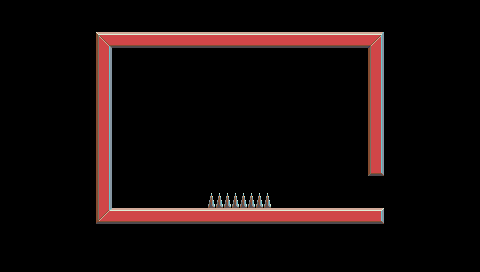

This game map was drawn from its Tiled (.tmx) file and the tilesets committed beside it. A one-line description and the full map source follow:
An orthogonal 30x17 tile map with 16x16 px tiles, 2 tile layers (Tiles, Props), 1 hidden layer not drawn and 7 objects (3x Floor, 2x Hazard, Blue_Orb, Red_Orb).

<map version="1.2" tiledversion="2019.02.10" orientation="orthogonal" renderorder="right-down" width="30" height="17" tilewidth="16" tileheight="16" infinite="0" nextlayerid="13" nextobjectid="15">
 <tileset firstgid="1" name="profectus" tilewidth="16" tileheight="16" tilecount="25" columns="5">
  <image source="../../../../../../Desktop/Profectus/Tilemap/Profectus_Tileset_Red.png" width="80" height="80" />
 </tileset>
 <layer id="10" name="TilesBack" width="30" height="17" visible="0">
  <data encoding="csv">
0,0,0,0,0,0,0,0,0,0,0,0,0,0,0,0,0,0,0,0,0,0,0,0,0,0,0,0,0,0,
0,0,0,0,0,0,0,0,0,0,0,0,0,0,0,0,0,0,0,0,0,0,0,0,0,0,0,0,0,0,
0,0,0,0,0,0,0,0,0,0,0,0,0,0,0,0,0,0,0,0,0,0,0,0,0,0,0,0,0,0,
0,0,0,0,0,0,0,0,0,0,0,0,0,0,0,0,0,0,0,0,0,0,0,0,0,0,0,0,0,0,
0,0,0,0,0,0,0,0,0,0,0,0,0,0,0,0,0,0,0,0,0,0,0,0,0,0,0,0,0,0,
0,0,0,0,0,0,0,0,0,0,0,0,0,0,0,0,0,0,0,0,0,0,0,0,0,0,0,0,0,0,
0,0,0,0,0,0,0,0,0,0,0,0,0,0,0,0,0,0,0,0,0,0,0,0,0,0,0,0,0,0,
0,0,0,0,0,0,0,0,0,0,0,0,0,0,0,0,0,0,0,0,0,0,0,0,0,0,0,0,0,0,
0,0,0,0,0,0,0,0,0,0,0,0,0,0,0,0,0,0,0,0,0,0,0,0,0,0,0,0,0,0,
0,0,0,0,0,0,0,0,0,0,0,0,0,0,0,0,0,0,0,0,0,0,0,0,0,0,0,0,0,0,
0,0,0,0,0,0,0,0,0,0,0,0,0,0,0,0,0,0,0,0,0,0,0,0,0,0,0,0,0,0,
0,0,0,0,0,0,0,0,0,0,0,0,0,0,0,0,0,0,0,0,0,0,0,0,0,0,0,0,0,0,
0,0,0,0,0,0,0,0,0,0,0,0,0,0,0,0,0,0,0,0,0,0,0,0,0,0,0,0,0,0,
0,0,0,0,0,0,0,0,0,0,0,0,0,0,0,0,0,0,0,0,0,0,0,0,0,0,0,0,0,0,
0,0,0,0,0,0,0,0,0,0,0,0,0,0,0,0,0,0,0,0,0,0,0,0,0,0,0,0,0,0,
0,0,0,0,0,0,0,0,0,0,0,0,0,0,0,0,0,0,0,0,0,0,0,0,0,0,0,0,0,0,
0,0,0,0,0,0,0,0,0,0,0,0,0,0,0,0,0,0,0,0,0,0,0,0,0,0,0,0,0,0
</data>
 </layer>
 <layer id="11" name="Tiles" width="30" height="17">
  <data encoding="csv">
0,0,0,0,0,0,0,0,0,0,0,0,0,0,0,0,0,0,0,0,0,0,0,0,0,0,0,0,0,0,
0,0,0,0,0,0,0,0,0,0,0,0,0,0,0,0,0,0,0,0,0,0,0,0,0,0,0,0,0,0,
0,0,0,0,0,0,1,15,15,15,15,15,15,15,15,15,15,15,15,15,15,15,15,2,0,0,0,0,0,0,
0,0,0,0,0,0,20,0,0,0,0,0,0,0,0,0,0,0,0,0,0,0,0,20,0,0,0,0,0,0,
0,0,0,0,0,0,20,0,0,0,0,0,0,0,0,0,0,0,0,0,0,0,0,20,0,0,0,0,0,0,
0,0,0,0,0,0,20,0,0,0,0,0,0,0,0,0,0,0,0,0,0,0,0,20,0,0,0,0,0,0,
0,0,0,0,0,0,20,0,0,0,0,0,0,0,0,0,0,0,0,0,0,0,0,20,0,0,0,0,0,0,
0,0,0,0,0,0,20,0,0,0,0,0,0,0,0,0,0,0,0,0,0,0,0,20,0,0,0,0,0,0,
0,0,0,0,0,0,20,0,0,0,0,0,0,0,0,0,0,0,0,0,0,0,0,20,0,0,0,0,0,0,
0,0,0,0,0,0,20,0,0,0,0,0,0,0,0,0,0,0,0,0,0,0,0,20,0,0,0,0,0,0,
0,0,0,0,0,0,20,0,0,0,0,0,0,0,0,0,0,0,0,0,0,0,0,12,0,0,0,0,0,0,
0,0,0,0,0,0,20,0,0,0,0,0,0,0,0,0,0,0,0,0,0,0,0,0,0,0,0,0,0,0,
0,0,0,0,0,0,20,0,0,0,0,0,0,0,0,0,0,0,0,0,0,0,0,0,0,0,0,0,0,0,
0,0,0,0,0,0,6,15,15,15,15,15,15,15,15,15,15,15,15,15,15,15,15,11,0,0,0,0,0,0,
0,0,0,0,0,0,0,0,0,0,0,0,0,0,0,0,0,0,0,0,0,0,0,0,0,0,0,0,0,0,
0,0,0,0,0,0,0,0,0,0,0,0,0,0,0,0,0,0,0,0,0,0,0,0,0,0,0,0,0,0,
0,0,0,0,0,0,0,0,0,0,0,0,0,0,0,0,0,0,0,0,0,0,0,0,0,0,0,0,0,0
</data>
 </layer>
 <layer id="12" name="Props" width="30" height="17">
  <data encoding="csv">
0,0,0,0,0,0,0,0,0,0,0,0,0,0,0,0,0,0,0,0,0,0,0,0,0,0,0,0,0,0,
0,0,0,0,0,0,0,0,0,0,0,0,0,0,0,0,0,0,0,0,0,0,0,0,0,0,0,0,0,0,
0,0,0,0,0,0,0,0,0,0,0,0,0,0,0,0,0,0,0,0,0,0,0,0,0,0,0,0,0,0,
0,0,0,0,0,0,0,0,0,0,0,0,0,0,0,0,0,0,0,0,0,0,0,0,0,0,0,0,0,0,
0,0,0,0,0,0,0,0,0,0,0,0,0,0,0,0,0,0,0,0,0,0,0,0,0,0,0,0,0,0,
0,0,0,0,0,0,0,0,0,0,0,0,0,0,0,0,0,0,0,0,0,0,0,0,0,0,0,0,0,0,
0,0,0,0,0,0,0,0,0,0,0,0,0,0,0,0,0,0,0,0,0,0,0,0,0,0,0,0,0,0,
0,0,0,0,0,0,0,0,0,0,0,0,0,0,0,0,0,0,0,0,0,0,0,0,0,0,0,0,0,0,
0,0,0,0,0,0,0,0,0,0,0,0,0,0,0,0,0,0,0,0,0,0,0,0,0,0,0,0,0,0,
0,0,0,0,0,0,0,0,0,0,0,0,0,0,0,0,0,0,0,0,0,0,0,0,0,0,0,0,0,0,
0,0,0,0,0,0,0,0,0,0,0,0,0,0,0,0,0,0,0,0,0,0,0,0,0,0,0,0,0,0,
0,0,0,0,0,0,0,0,0,0,0,0,0,0,0,0,0,0,0,0,0,0,0,0,0,0,0,0,0,0,
0,0,0,0,0,0,0,0,0,0,0,0,0,18,18,18,18,0,0,0,0,0,0,0,0,0,0,0,0,0,
0,0,0,0,0,0,0,0,0,0,0,0,0,0,0,0,0,0,0,0,0,0,0,0,0,0,0,0,0,0,
0,0,0,0,0,0,0,0,0,0,0,0,0,0,0,0,0,0,0,0,0,0,0,0,0,0,0,0,0,0,
0,0,0,0,0,0,0,0,0,0,0,0,0,0,0,0,0,0,0,0,0,0,0,0,0,0,0,0,0,0,
0,0,0,0,0,0,0,0,0,0,0,0,0,0,0,0,0,0,0,0,0,0,0,0,0,0,0,0,0,0
</data>
 </layer>
 <objectgroup id="2" name="Collision">
  <object id="2" name="Floor" x="48" y="208" width="336" height="14.9318" />
  <object id="12" type="Floor" x="48" y="32" width="16" height="176" />
  <object id="13" name="Floor" x="368" y="32" width="16" height="144" />
 </objectgroup>
 <objectgroup id="8" name="CollisionMasks">
  <object id="5" name="Hazard" x="256" y="16" width="92" height="12" />
  <object id="9" name="Hazard" x="208" y="192" width="64" height="16" />
  <object id="10" name="Blue_Orb" x="160" y="16" width="16" height="16" />
  <object id="11" name="Red_Orb" x="208" y="16" width="16" height="16" />
 </objectgroup>
</map>